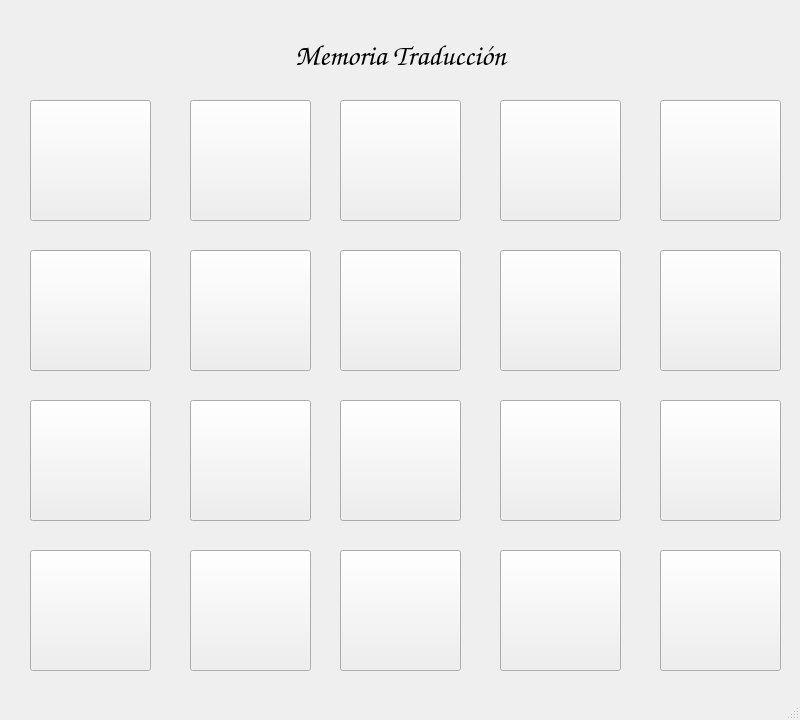
<?xml version="1.0" encoding="UTF-8"?>
<ui version="4.0">
 <class>MemoriaTraduccion</class>
 <widget class="QMainWindow" name="MemoriaTraduccion">
  <property name="geometry">
   <rect>
    <x>0</x>
    <y>0</y>
    <width>800</width>
    <height>720</height>
   </rect>
  </property>
  <property name="windowTitle">
   <string>Memoria Traducción</string>
  </property>
  <widget class="QWidget" name="centralwidget">
   <widget class="QPushButton" name="pushButton00">
    <property name="geometry">
     <rect>
      <x>30</x>
      <y>100</y>
      <width>121</width>
      <height>121</height>
     </rect>
    </property>
    <property name="text">
     <string/>
    </property>
   </widget>
   <widget class="QPushButton" name="pushButton01">
    <property name="geometry">
     <rect>
      <x>190</x>
      <y>100</y>
      <width>121</width>
      <height>121</height>
     </rect>
    </property>
    <property name="text">
     <string/>
    </property>
   </widget>
   <widget class="QPushButton" name="pushButton02">
    <property name="geometry">
     <rect>
      <x>340</x>
      <y>100</y>
      <width>121</width>
      <height>121</height>
     </rect>
    </property>
    <property name="text">
     <string/>
    </property>
   </widget>
   <widget class="QPushButton" name="pushButton03">
    <property name="geometry">
     <rect>
      <x>500</x>
      <y>100</y>
      <width>121</width>
      <height>121</height>
     </rect>
    </property>
    <property name="text">
     <string/>
    </property>
   </widget>
   <widget class="QPushButton" name="pushButton04">
    <property name="geometry">
     <rect>
      <x>660</x>
      <y>100</y>
      <width>121</width>
      <height>121</height>
     </rect>
    </property>
    <property name="text">
     <string/>
    </property>
   </widget>
   <widget class="QPushButton" name="pushButton14">
    <property name="geometry">
     <rect>
      <x>660</x>
      <y>250</y>
      <width>121</width>
      <height>121</height>
     </rect>
    </property>
    <property name="text">
     <string/>
    </property>
   </widget>
   <widget class="QPushButton" name="pushButton10">
    <property name="geometry">
     <rect>
      <x>30</x>
      <y>250</y>
      <width>121</width>
      <height>121</height>
     </rect>
    </property>
    <property name="text">
     <string/>
    </property>
   </widget>
   <widget class="QPushButton" name="pushButton11">
    <property name="geometry">
     <rect>
      <x>190</x>
      <y>250</y>
      <width>121</width>
      <height>121</height>
     </rect>
    </property>
    <property name="text">
     <string/>
    </property>
   </widget>
   <widget class="QPushButton" name="pushButton12">
    <property name="geometry">
     <rect>
      <x>340</x>
      <y>250</y>
      <width>121</width>
      <height>121</height>
     </rect>
    </property>
    <property name="text">
     <string/>
    </property>
   </widget>
   <widget class="QPushButton" name="pushButton13">
    <property name="geometry">
     <rect>
      <x>500</x>
      <y>250</y>
      <width>121</width>
      <height>121</height>
     </rect>
    </property>
    <property name="text">
     <string/>
    </property>
   </widget>
   <widget class="QPushButton" name="pushButton34">
    <property name="geometry">
     <rect>
      <x>660</x>
      <y>550</y>
      <width>121</width>
      <height>121</height>
     </rect>
    </property>
    <property name="text">
     <string/>
    </property>
   </widget>
   <widget class="QPushButton" name="pushButton24">
    <property name="geometry">
     <rect>
      <x>660</x>
      <y>400</y>
      <width>121</width>
      <height>121</height>
     </rect>
    </property>
    <property name="text">
     <string/>
    </property>
   </widget>
   <widget class="QPushButton" name="pushButton30">
    <property name="geometry">
     <rect>
      <x>30</x>
      <y>550</y>
      <width>121</width>
      <height>121</height>
     </rect>
    </property>
    <property name="text">
     <string/>
    </property>
   </widget>
   <widget class="QPushButton" name="pushButton20">
    <property name="geometry">
     <rect>
      <x>30</x>
      <y>400</y>
      <width>121</width>
      <height>121</height>
     </rect>
    </property>
    <property name="text">
     <string/>
    </property>
   </widget>
   <widget class="QPushButton" name="pushButton31">
    <property name="geometry">
     <rect>
      <x>190</x>
      <y>550</y>
      <width>121</width>
      <height>121</height>
     </rect>
    </property>
    <property name="text">
     <string/>
    </property>
   </widget>
   <widget class="QPushButton" name="pushButton33">
    <property name="geometry">
     <rect>
      <x>500</x>
      <y>550</y>
      <width>121</width>
      <height>121</height>
     </rect>
    </property>
    <property name="text">
     <string/>
    </property>
   </widget>
   <widget class="QPushButton" name="pushButton32">
    <property name="geometry">
     <rect>
      <x>340</x>
      <y>550</y>
      <width>121</width>
      <height>121</height>
     </rect>
    </property>
    <property name="text">
     <string/>
    </property>
   </widget>
   <widget class="QPushButton" name="pushButton21">
    <property name="geometry">
     <rect>
      <x>190</x>
      <y>400</y>
      <width>121</width>
      <height>121</height>
     </rect>
    </property>
    <property name="text">
     <string/>
    </property>
   </widget>
   <widget class="QPushButton" name="pushButton22">
    <property name="geometry">
     <rect>
      <x>340</x>
      <y>400</y>
      <width>121</width>
      <height>121</height>
     </rect>
    </property>
    <property name="text">
     <string/>
    </property>
   </widget>
   <widget class="QPushButton" name="pushButton23">
    <property name="geometry">
     <rect>
      <x>500</x>
      <y>400</y>
      <width>121</width>
      <height>121</height>
     </rect>
    </property>
    <property name="text">
     <string/>
    </property>
   </widget>
   <widget class="QLabel" name="label">
    <property name="geometry">
     <rect>
      <x>0</x>
      <y>20</y>
      <width>801</width>
      <height>71</height>
     </rect>
    </property>
    <property name="font">
     <font>
      <family>Comic Sans MS</family>
      <pointsize>22</pointsize>
      <weight>75</weight>
      <bold>true</bold>
     </font>
    </property>
    <property name="text">
     <string>Memoria Traducción</string>
    </property>
    <property name="alignment">
     <set>Qt::AlignCenter</set>
    </property>
   </widget>
  </widget>
  <widget class="QStatusBar" name="statusbar"/>
 </widget>
 <resources/>
 <connections/>
</ui>
